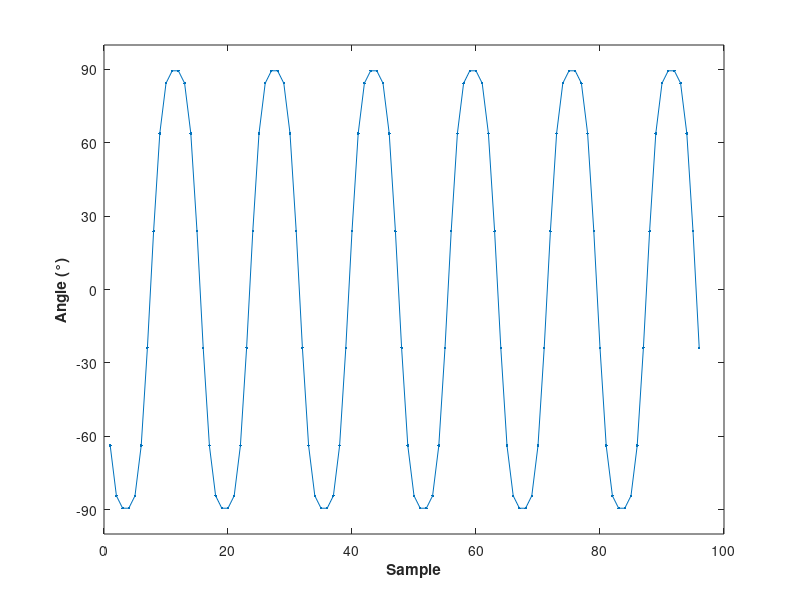
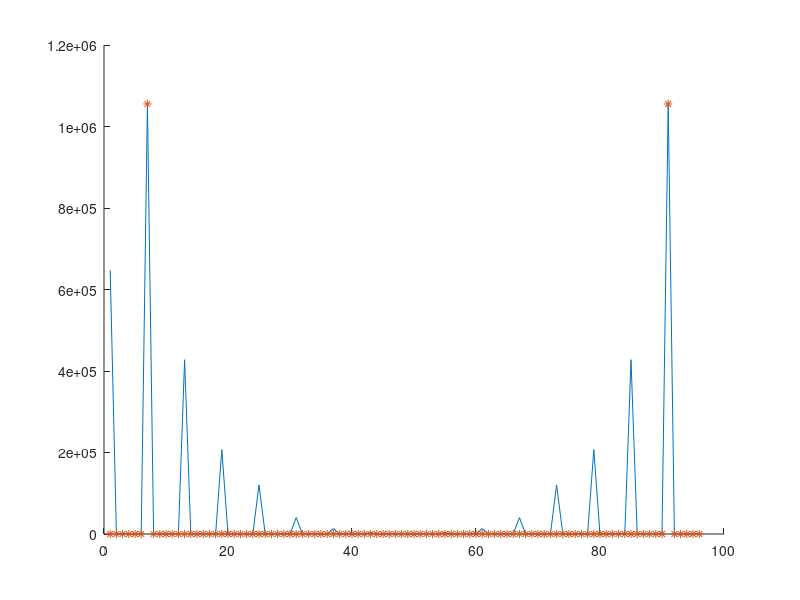
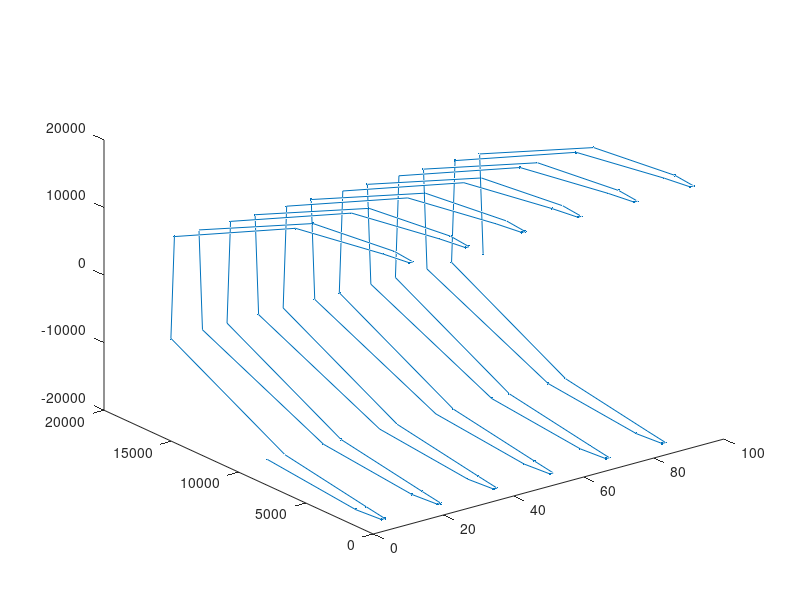
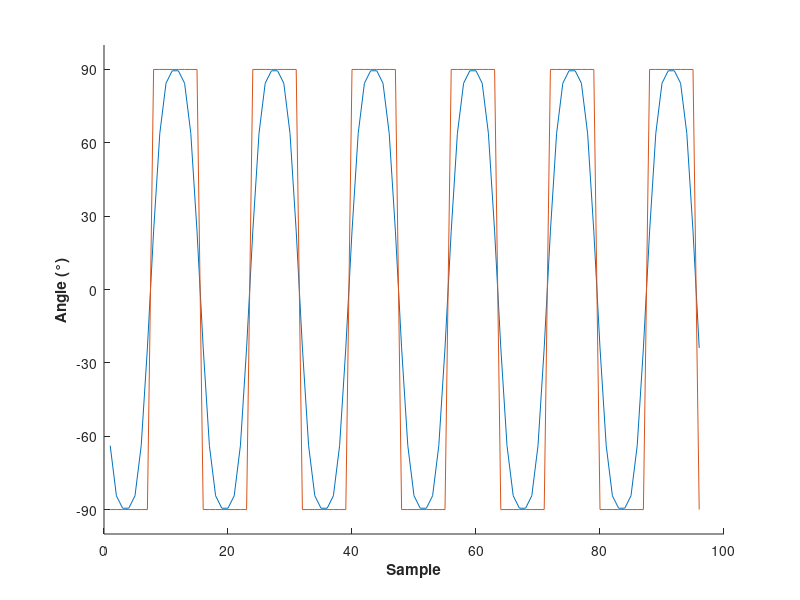

Write MATLAB code to recreate these figures, in order. (Note: this script raises an error after producing the figures.)
V=[
    -911+412i
    14040-2411i
    16932+8231i
    11102+14842i
    8814+16179i
    8537+16234i
    9496+15801i
    13586+12608i
    18221+2258i
    14017-11743i
    2259-18273i
    -5873-17583i
    -8205-16401i
    -8401-16177i
    -7510-16733i
    -2623-18352i
    8513-16314i
    17627-4855i
    16275+8506i
    11103+14843i
    8813+16178i
    8536+16233i
    9497+15801i
    13587+12609i
    18221+2258i
    14016-11744i
    2258-18272i
    -5874-17584i
    -8206-16401i
    -8401-16177i
    -7509-16733i
    -2622-18352i
    8514-16315i
    17627-4854i
    16276+8506i
    11102+14841i
    8813+16179i
    8537+16233i
    9497+15801i
    13586+12608i
    18220+2257i
    14017-11744i
    2258-18272i
    -5874-17583i
    -8205-16400i
    -8401-16177i
    -7509-16733i
    -2622-18352i
    8513-16314i
    17627-4855i
    16275+8505i
    11102+14843i
    8814+16179i
    8536+16233i
    9497+15800i
    13586+12608i
    18221+2258i
    14017-11744i
    2260-18272i
    -5874-17583i
    -8205-16400i
    -8401-16177i
    -7509-16732i
    -2622-18352i
    8513-16314i
    17626-4855i
    16275+8505i
    11102+14842i
    8813+16179i
    8536+16233i
    9497+15800i
    13586+12608i
    18221+2258i
    14017-11743i
    2259-18273i
    -5874-17584i
    -8205-16400i
    -8402-16176i
    -7508-16734i
    -2622-18352i
    8513-16314i
    17627-4854i
    16276+8505i
    11102+14842i
    8813+16179i
    8537+16233i
    9496+15801i
    13587+12608i
    18221+2258i
    14016-11744i
    2258-18273i
    -5873-17584i
    -8205-16401i
    -8401-16177i
    -7509-16733i
    -2623-18352i
    8513-16315i
    17626-4855i
    16276+8505i
    11102+14842i
    8822+16178i
    8500+16273i
    8540+16325i
    8567+16365i
    8548+16325i
    8525+16283i
];
A=V(5+1:5+96);
V=[
    16854-7460i
    8120-16545i
    1813-18341i
    176-18430i
    176-18430i
    1813-18341i
    8120-16545i
    16854-7460i
    16854+7460i
    8120+16545i
    1813+18341i
    176+18430i
    176+18430i
    1813+18341i
    8120+16545i
    16854+7460i
    16854-7460i
    8120-16545i
    1813-18341i
    176-18430i
    176-18430i
    1813-18341i
    8120-16545i
    16854-7460i
    16854+7460i
    8120+16545i
    1813+18341i
    176+18430i
    176+18430i
    1813+18341i
    8120+16545i
    16854+7460i
    16854-7460i
    8120-16545i
    1813-18341i
    176-18430i
    176-18430i
    1813-18341i
    8120-16545i
    16854-7460i
    16854+7460i
    8120+16545i
    1813+18341i
    176+18430i
    176+18430i
    1813+18341i
    8120+16545i
    16854+7460i
    16854-7460i
    8120-16545i
    1813-18341i
    176-18430i
    176-18430i
    1813-18341i
    8120-16545i
    16854-7460i
    16854+7460i
    8120+16545i
    1813+18341i
    176+18430i
    176+18430i
    1813+18341i
    8120+16545i
    16854+7460i
    16854-7460i
    8120-16545i
    1813-18341i
    176-18430i
    176-18430i
    1813-18341i
    8120-16545i
    16854-7460i
    16854+7460i
    8120+16545i
    1813+18341i
    176+18430i
    176+18430i
    1813+18341i
    8120+16545i
    16854+7460i
    16854-7460i
    8120-16545i
    1813-18341i
    176-18430i
    176-18430i
    1813-18341i
    8120-16545i
    16854-7460i
    16854+7460i
    8120+16545i
    1813+18341i
    176+18430i
    176+18430i
    1813+18341i
    8120+16545i
    16854+7460i
    16854-7460i
];
A=V(1+1:1+96);
figure(1)
clf;
plot(angle(A)*180/pi, '.-')
xlabel("Sample",'FontWeight','bold')
ylabel("Angle (°)", 'FontWeight', 'bold')
FA=fft(A);
yticks((-90:30:90));

figure(2)
clf;
hold on;
plot(abs(FA))
FB=zeros(1,numel(FA));
FB(1+6)=FA(1+6);
FB(end+1-6)=FA(end+1-6);
sum(FB.*conj(FB))*100/sum(FA.*conj(FA))
plot(abs(FB),'*');
B=ifft(FB);

figure(11)
clf
hold on;
plot(angle(A)*180/pi)
plot(angle(B)*180/pi);
xlabel("Sample",'FontWeight','bold')
ylabel("Angle (°)", 'FontWeight', 'bold')
yticks((-90:30:90));

FA=fft(A);
f=figure(3);
plot3((1:96),real(A),imag(A),'.-')
f.CurrentAxes.YDir = 'Reverse';
set(gca,'DataAspectRatio',[1 600 600])
ylim([-20000,20000])
zlim([-20000,20000])
grid on
xlabel("Sample",'FontWeight','bold')
ylabel("Real",'FontWeight','bold')
zlabel("Imag",'FontWeight','bold')
yticks((-20000:10000:20000))

figure(4)
clf
plot(A, '.-'); axis equal
xlim([-30000,30000])
ylim([-30000,30000])
xlabel("Real",'FontWeight','bold')
ylabel("Imag",'FontWeight','bold')
